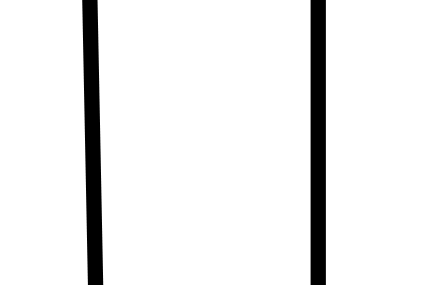
#> input picture Maps/mapa2.png, 424 x 285 px
$ python example_camera.py   (Python 2 division)
#> lines starting #> are read from the running program, lines starting #| are printed output that depends on the picture
### mapping.py
import numpy as np
from PIL import Image
import matplotlib.pyplot as plt

class Map(object):
    """This class create a representation of the robot environmet receving an
    image of its map, the image is converted to a black and white image and then
    represented as a numpy array"""
    def __init__(self,file):
#> called with file = 'Maps/mapa2.png'
        self.pixels = np.asarray(Image.open(file).convert("L").transpose(Image.FLIP_TOP_BOTTOM))
    def show(self):
        """Plot the image as a b&w plot"""
        plt.imshow(self.pixels)#, interpolation='nearest')
        plt.axis([0,self.pixels[0].size,0,self.pixels.size/self.pixels[0].size])
        plt.gray()
        #plt.draw()
    def read(self,x,y):
        """Read the value of the pixel in the desired position"""
        return self.pixels[y][x]
    def getMap(self):
        """Return the numpy array thats represent the map"""
        return self.pixels

### camera.py
import matplotlib.pyplot as plt
import math

class Camera(object):
    """Simulate a line scan camera used to read the map

    **L** is length of the camera image in pixels"""
    def __init__(self, H, cam_angle, L = 60):
        self.L = L          #The length of the camera image (pixels)
        self.H = H
        self.cam_angle= cam_angle
        self.error = 0
        #Define the distance between the robot and the camera readLine
        self.d_cam = self.H * math.tan(math.radians(self.cam_angle))
        self.beta = math.degrees(math.atan(L/(2*self.d_cam)))
        self.d_start = self.d_cam/math.cos(math.radians(self.beta))
    def loadMap(self,map):
        """Load a Map object into the camera"""
        self.map = map

    def readLine(self,pose,visualize = False):
        """Reads a line of the map based on the pose of the robot"""
#> called with pose = (195, 200, 90), visualize = True
        #Define the position of the first pixel
#        startx =  (pose[0] + d_cam*math.cos(math.radians(pose[2]))) + \
#         (self.L/2)*math.cos(math.radians((pose[2]+90)))
#        starty =  (pose[1] + d_cam*math.sin((pose[2]))) + \
#        (self.L/2)*math.sin(math.radians(pose[2]+90))
        startx = (pose[0] + self.d_start*math.cos(math.radians(pose[2]+self.beta)))
        starty = (pose[1] + self.d_start*math.sin(math.radians(pose[2]+self.beta)))
        x = []      #list of x positions of the pixels
        y = []      #list of y positions of the pixels
        reads = []  #value of the pixels

        for i in xrange(self.L):    #run over the line pixel by pixel
            x.append(int(startx+i*math.cos(math.radians(pose[2]-90))))
            y.append(int(starty+i*math.sin(math.radians(pose[2]-90))))
            reads.append(self.map.read(x[-1],y[-1]))
#> after the loop, reads = 300 values, max 255 at index 0, min 0 at index 40, mean 229; x = 300 values from 44 to 343; y = 300 values from 200 to 200
        if visualize:
            plt.plot(x,y)
            plt.draw()
        return reads
    # [25 lines left out: function findLine, not called in this run]
    def findPath(self,pose):
#> called with pose = (195, 200, 90)
        address = 0         #Store the address of the black points
        read = self.readLine(pose)  #read the line from the pose of the model
#> read has the same summary as reads in readLine
        for i in xrange(self.L/2,0,-1):
            if(read[i]<150):
                address = i
                break
        for i in xrange(self.L/2,self.L-1,1):
            if(read[i]<150):
                address += i
                break
#> after the loop, address = 321
        centroid = address/2
#> centroid = 160
        self.error = (self.L/2)-centroid
#> self.error = -10
        return self.error

### example_camera.py
import camera
import mapping
import matplotlib.pyplot as plt

cam = camera.Camera(0.2,30,300)         #Create a camera 300 pix wide
mapa = mapping.Map("Maps/mapa2.png")    #Create a map
cam.loadMap(mapa)                       #Load the map into the camera class
pose = (195,200,90)                     #define the pose of the camera
print cam.readLine(pose,visualize = True)#print the raw camara read
print cam.findPath(pose)                #print the diference from the pose
                                        # to the center of the path

#Plot the results
cam.map.show()
plt.show()
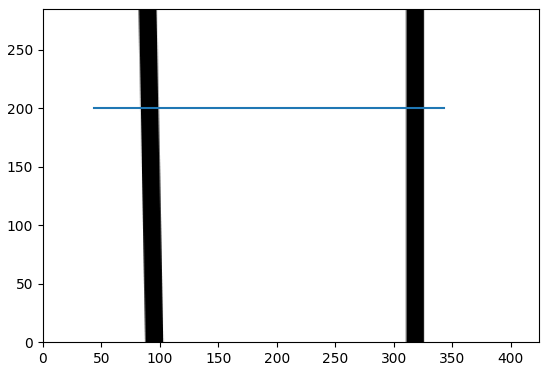
#> figure drawn by matplotlib, 1 panel

$ run again, with Maps/mapa.png copied over Maps/mapa2.png
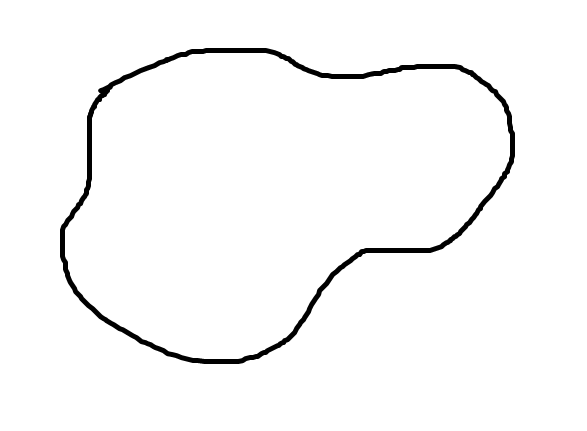
#> input picture Maps/mapa.png, 587 x 431 px
#> in __init__, `self.pixels = np.asarray(Image.open(file).convert("L").transpose(Image..`:
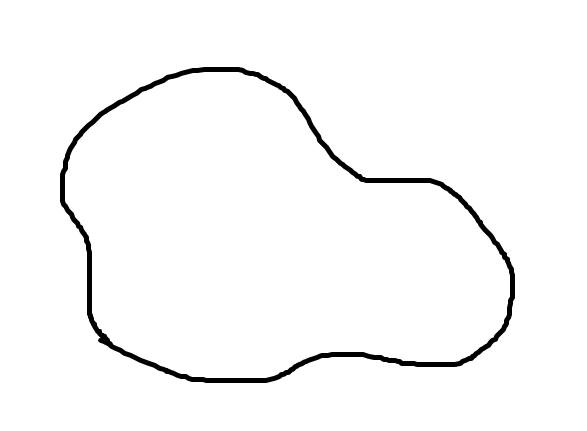
#> self.pixels: shape (431, 587); min 0, max 255, mean 248.6
#> after the loop in readLine, `for i in xrange(self.L):`: reads = 300 values, max 255 at index 0, min 0 at index 16, mean 250.8; x = 300 values from 44 to 343; y = 300 values from 200 to 200
#> read has the same summary as reads in readLine
#> after the loop in findPath, `for i in xrange(self.L/2,self.L-1,1):`: address = 20
#> centroid = 10
#> self.error = 140
#> `plt.show()`:
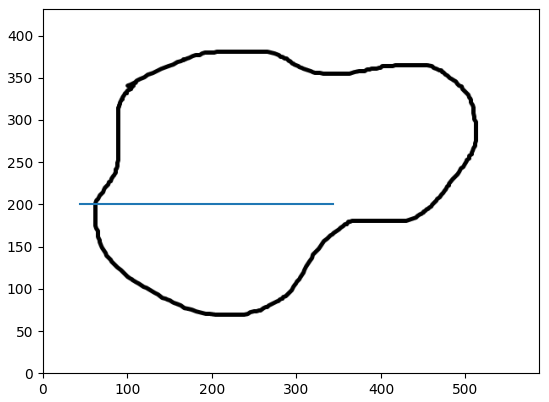
#> figure drawn by matplotlib, 1 panel

$ run again, with Maps/mapao.png copied over Maps/mapa2.png
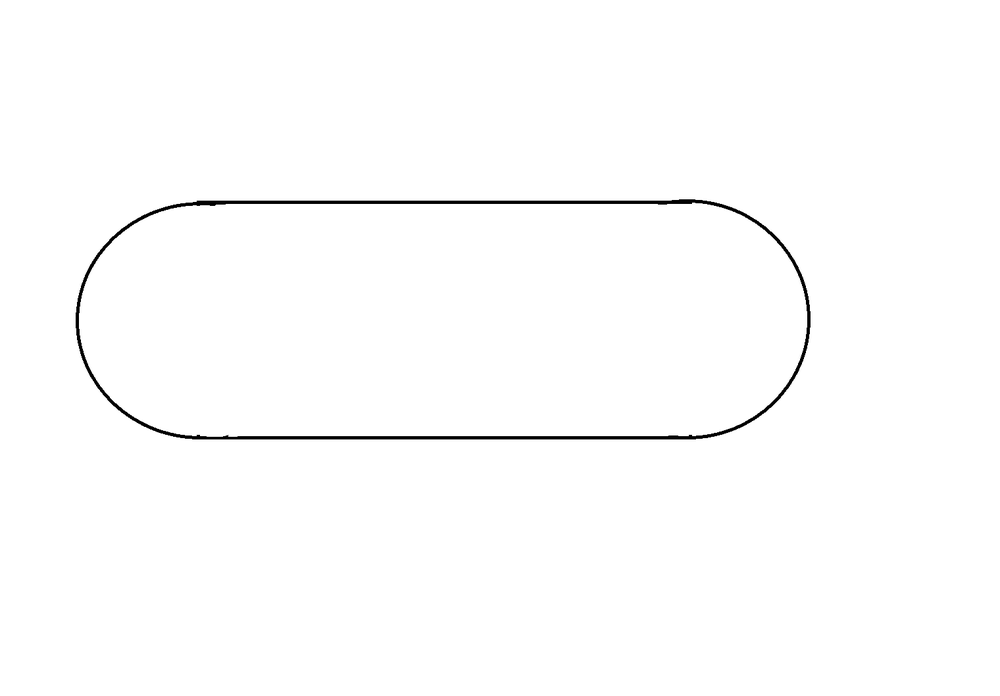
#> input picture Maps/mapao.png, 1000 x 696 px, shrunk from 1520 x 1058 before the run
#> in __init__, `self.pixels = np.asarray(Image.open(file).convert("L").transpose(Image..`:
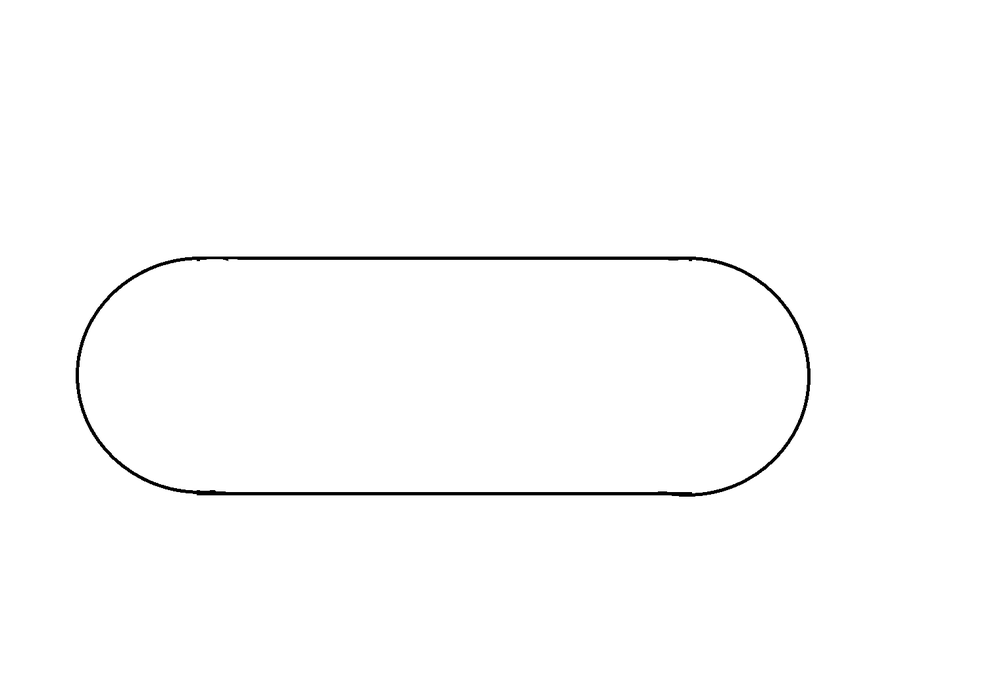
#> self.pixels: shape (696, 1000); min 0, max 255, mean 252.9
#> after the loop in readLine, `for i in xrange(self.L):`: reads = 300 values from 255 to 255; x = 300 values from 44 to 343; y = 300 values from 200 to 200
#> read = 300 values from 255 to 255
#> after the loop in findPath, `for i in xrange(self.L/2,self.L-1,1):`: address = 0
#> self.error = 150
#> `plt.show()`:
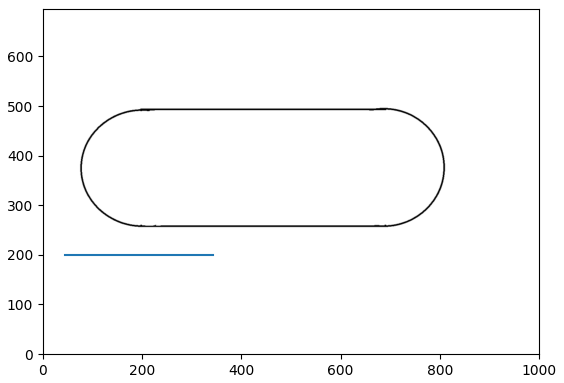
#> figure drawn by matplotlib, 1 panel
